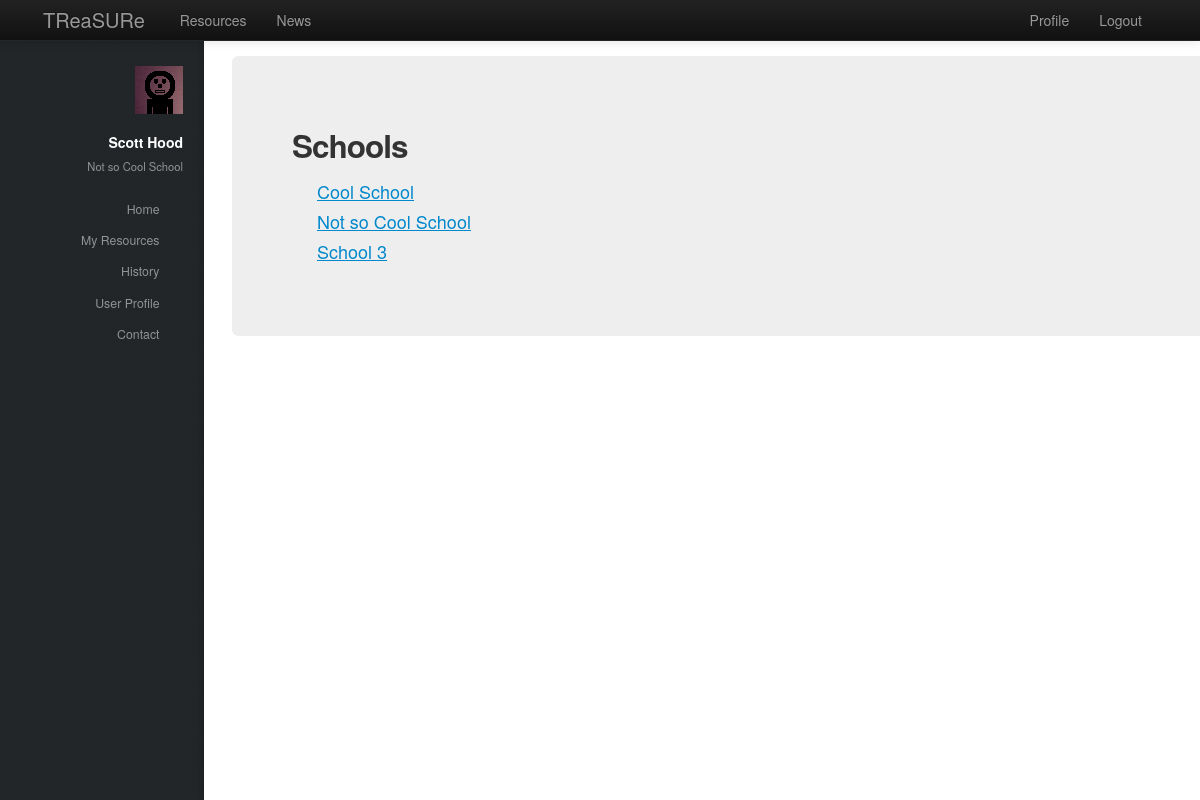
Page /treasure/schools/ (signed in) on the earlier database version.
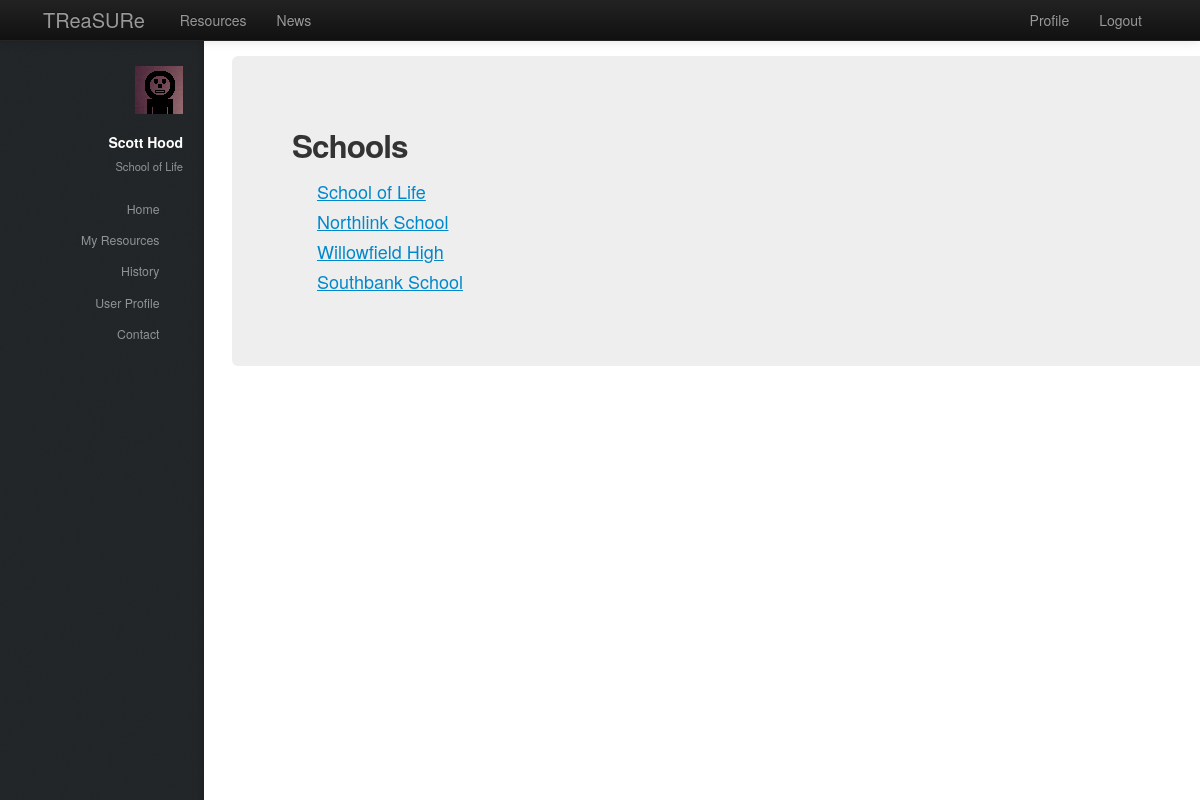
Same page on the later database version.
### treasure/models.py (models this page shows, shortened)
class Teacher(models.Model):
    user = models.OneToOneField(User)
    firstname = models.CharField(max_length=128)
    surname = models.CharField(max_length=128)
    schools = models.ManyToManyField(School, null=True)
    hubs = models.ManyToManyField(Hub, null=True)

class School(models.Model):
    name = models.CharField(max_length=128)
    town = models.CharField(max_length=128)
    address = models.TextField()
    latitude = models.FloatField()
    longitude = models.FloatField()
    def __unicode__(self):
        return self.name

### treasure/views.py (the view)
def schools(request):
    context = RequestContext(request)
    context_dict = sidebar(request)
    school_list = School.objects.all()
    context_dict['schools'] = school_list
    return render_to_response('treasure/schools.html', context_dict, context)

### treasure/views.py (called while the page is built)
def sidebar(request):
    context_dict = {}
    try:
        userid = request.user.id
        teacher = Teacher.objects.get(user = userid)
        context_dict['user_firstname'] = teacher.firstname
        context_dict['user_surname'] = teacher.surname
        if len(teacher.schools.all()) < 1:
            context_dict['school'] = ""
        else:
            context_dict['user_school'] = teacher.schools.all()[0]
    except Teacher.DoesNotExist:
        context_dict['user_firstname'] = ""
        context_dict['user_surname'] = ""
        context_dict['school'] = ""
    return context_dict

### templates/treasure/schools.html (shortened to what this page needs)
{% extends 'treasure/base.html' %}
{% load static %}
{% block body_block %}
<div class="hero-unit">
    <div class="row-fluid">
        <h2>Schools</h2>
        {% if schools %}
        <ul>
            {% for school in schools %}
            <li><a href="../school/{{ school.id }}">{{ school.name }}</a></li>
            {% endfor %}
        </ul>
        {% else %}
            <strong>No schools present.</strong>
        {% endif %}
    </div>
</div>
{% endblock %}

### templates/treasure/base.html (shortened to what this page needs)
<!DOCTYPE html>
{% load static %}
<html>
    <head>
        <link href="{% static 'css/bootstrap-fluid-adj.css' %}" rel="stylesheet">
        <link href="{% static 'sidebar/css/main.css' %}" rel="stylesheet">
        <link href="{% static 'css/bootstrap.min.css' %}" rel="stylesheet" media="screen">
        <link rel="stylesheet" href="http://getbootstrap.com/examples/sticky-footer-navbar/sticky-footer-navbar.css">
        <link href="{% static 'css/bootstrap-responsive.css' %}" rel="stylesheet">
        <link href="{% static 'css/treasure.css' %}" rel="stylesheet">
    </head>
    <body>
        <div class="navbar navbar-inverse navbar-fixed-top">
           <div class="navbar-inner">
               <div class="container">
                   <a class="brand" href="/treasure/">TReaSURe</a>
                   <div class="nav-collapse collapse">
                       <ul class="nav pull-right">
                            {% if user.is_authenticated %}
                                <li><a href="/treasure/profile">Profile</a></li>
                            	<li><a href="/treasure/logout">Logout</a></li>
                            {% else %}
                            	<li><a href="/treasure/login">Login</a></li>
                            	<li><a href="/treasure/register">Register</a></li>
                            {% endif %}
                       </ul>
                       {% if user.is_authenticated %}
                       <ul class="nav">
                           <li><a href="/treasure/resources">Resources</a></li>
                           <li><a href="/treasure/about">News</a></li>
                       </ul>
                       {% endif %}
                   </div>
               </div>
           </div>
        </div>
        <div>
				<div id="header">
					<div class="top">
                       {% if user.is_authenticated %}
							<div id="logo">
								<span class="image avatar48"><img src="{% static 'images/avatar.jpg' %}" alt="" /></span>
								<h1 id="title">{{ user_firstname }} {{ user_surname }}</h1>
								<p>{{ user_school }}</p>
							</div>
	                   {% endif %}
                        <nav id="nav">
							<ul>
								{% if user.is_authenticated %}
									<li><a href="/treasure/" id="home-link" class="skel-layers-ignoreHref"><span>Home</span></a></li>
									<li><a href="/treasure/resources" class="skel-layers-ignoreHref"><span>My Resources</span></a></li>
									<li><a href="/treasure/about" class="skel-layers-ignoreHref"><span>History</span></a></li>
									<li><a href="/treasure/profile" class="skel-layers-ignoreHref"><span>User Profile</span></a></li>
									<li><a href="#contact" class="skel-layers-ignoreHref"><span>Contact</span></a></li>
								{% else %}
									<li><a href="/treasure/login"><span>Login</span></a></li>
									<li><a href="/treasure/register" class="skel-layers-ignoreHref"><span>Register</span></a></li>
								{% endif %}
							</ul>
						</nav>
					</div>
				</div>
			<div id="main">
				<section id="MainPage">
                    <div class="container">
                        {% block body_block%}{% endblock%}
                    </div>
                </section>
            </div>
        </div>
    </body>
</html>

### static/css/treasure.css (style rules this page uses)
a { text-decoration:underline; }
.brand { text-decoration:none; }

Differences in the rows shown:
changed School: name "Cool School" → "School of Life"
changed School: name "Not so Cool School" → "Northlink School"
changed School: name "School 3" → "Willowfield High"
added School: name "Southbank School"
Other differences:
{{ user_school }}: "Not so Cool School" → "School of Life"
